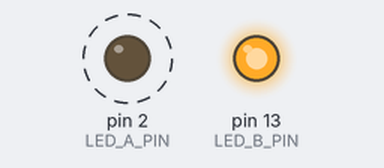
The sketch below on a simulated Arduino Uno, built with avr-gcc and run on an emulated ATmega328P. Shown: output pins drawn as LEDs (lit = HIGH). Dashed ring = blinking.

Above: at 0.3 s.
At 3.8 s:
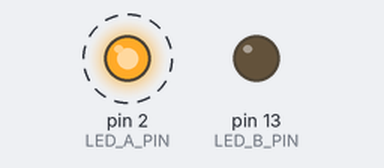
Timing chart, 0 to 5.9 s (numbered marks = the images above):
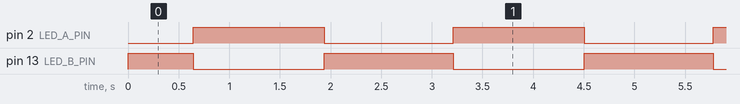

The sketch:

ex05.ino
```cpp
// 修正引脚宏定义，避免命名冲突
#define LED_A_PIN 2   // 灯A接GPIO2
#define LED_B_PIN 13  // 灯B接GPIO13

// 全局变量
int pwm_val = 0;     // 占空比（0-255）
int step = 2;        // 渐变步长

void setup() {
  // 初始化引脚为输出
  pinMode(LED_A_PIN, OUTPUT);
  pinMode(LED_B_PIN, OUTPUT);
}

void loop() {
  // 灯A占空比递增，灯B占空比递减（反相关系）
  analogWrite(LED_A_PIN, pwm_val);
  analogWrite(LED_B_PIN, 255 - pwm_val);

  // 更新占空比，到达边界反转方向
  pwm_val += step;
  if (pwm_val >= 255 || pwm_val <= 0) {
    step = -step;
  }
  delay(10);  // 控制渐变平滑度
}
```

Measured:
- by itself, pin 2 (LED_A_PIN): alternates HIGH for 1.3 s and LOW for 1.3 s
- by itself, pin 13 (LED_B_PIN): repeats every 2.6 s: LOW 1.3 s, HIGH 1.3 s
